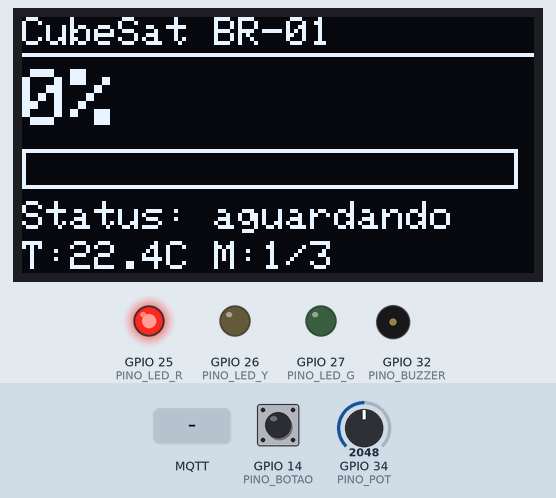
This sketch was run on a simulated ESP32. Parts: 128×64 one-colour display, output pins drawn as LEDs (lit = HIGH), buzzer (waves = sounding). The inputs (shaded band) are chosen by the test bench; at power-on: GPIO 14 (PINO_BOTAO) HIGH, GPIO 34 (PINO_POT) = 2048 (analog values on the 0–4095 scale). WiFi joins after 1.5 s; servers stay silent unless stated; random numbers use the default seed unless the sketch sets one; no MQTT or app messages arrive unless stated; what the sketch prints to the serial monitor is not drawn.

Above: at 4.3 s.
4.4 s: GPIO 14 (PINO_BOTAO) pulled LOW for 0.15 s
At 7.2 s:
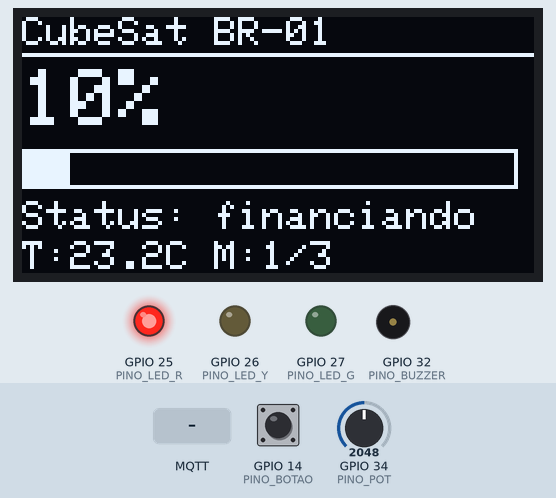
7.5 s: MQTT message "1" arrives on the second subscribed topic
At 8.9 s:
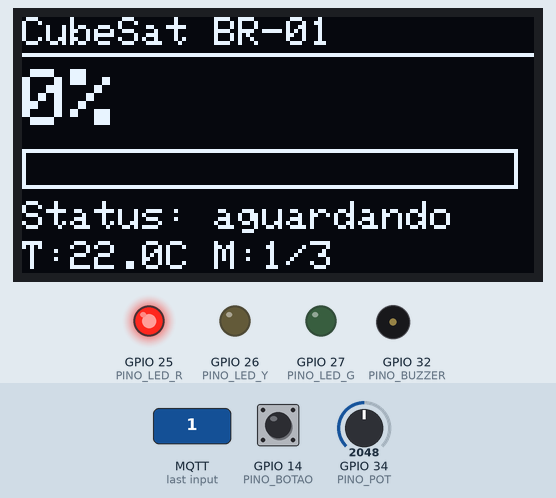
10.5 s: MQTT message "1" arrives on the first subscribed topic
At 10.69 s:
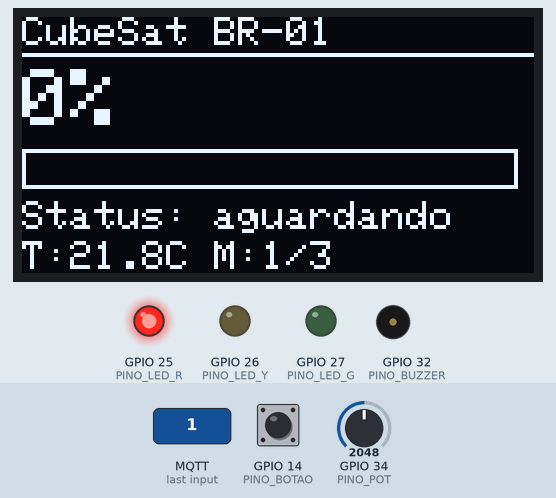
12.3 s: GPIO 14 (PINO_BOTAO) pulled LOW for 1 s
At 13.2 s:
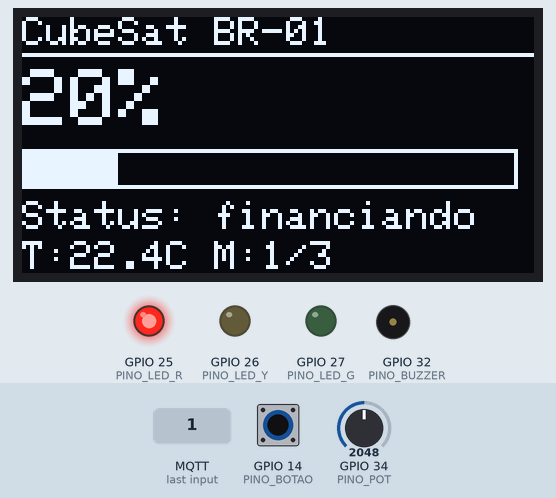
14.8 s: MQTT message "on" arrives on the second subscribed topic
At 16.8 s:
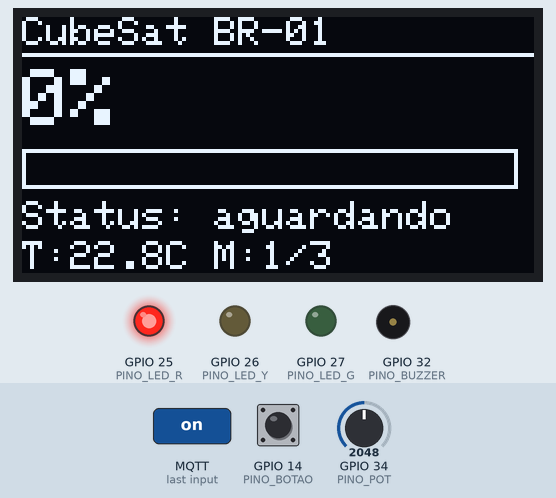
17.8 s: MQTT message "off" arrives on the second subscribed topic
At 21.75 s:
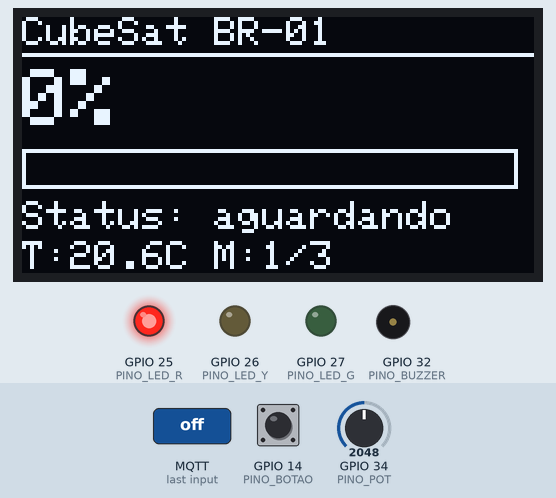
Timing chart, 0 to 21.8 s (numbered marks = the images above; inputs shaded):
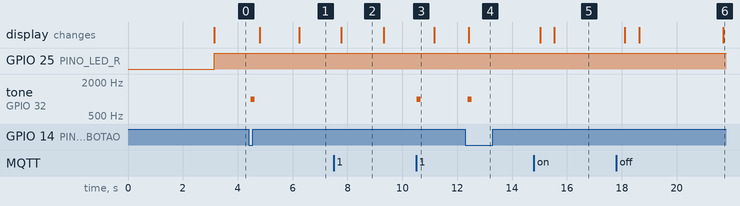

Measured:
- after the input at 4.4 s, tone on GPIO 32 (PINO_BUZZER): silent → 1000 Hz after 0.08 s, → silent 0.15 s later
- after the input at 10.5 s, tone on GPIO 32 (PINO_BUZZER): silent → 1000 Hz at once, → silent 0.15 s later
- after the input at 12.3 s, tone on GPIO 32 (PINO_BUZZER): silent → 1000 Hz after 0.08 s, → silent 0.15 s later
- what the display in image 2 shows lasts 1.5 s, from 7.8 s to 9.3 s

The sketch:

sketch.ino
```cpp
// ═══════════════════════════════════════════════════════════════
// StarForge — Painel CubeSat
// ESP32 — MQTT bidirecional + Múltiplas Missões + Ranking
// ═══════════════════════════════════════════════════════════════

#include <WiFi.h>
#include <WebServer.h>
#include <Wire.h>
#include <Adafruit_GFX.h>
#include <Adafruit_SSD1306.h>
#include <PubSubClient.h>
#include <ArduinoJson.h>

// ── Credenciais Wi-Fi ──────────────────────────────────────────
const char* WIFI_SSID = "Wokwi-GUEST";
const char* WIFI_PASS = "";

// ── MQTT ───────────────────────────────────────────────────────
const char* MQTT_BROKER    = "broker.emqx.io";
const int   MQTT_PORT      = 1883;
const char* MQTT_CLIENT_ID = "starforge-esp32-001";

// ── Tópicos publicados ─────────────────────────────────────────
const char* TOPIC_TELEMETRIA = "starforge/mission/telemetria";
const char* TOPIC_PROGRESS   = "starforge/mission/progress";
const char* TOPIC_STATUS     = "starforge/mission/status";
const char* TOPIC_RANKING    = "starforge/mission/ranking";
const char* TOPIC_UNLOCKED   = "starforge/mission/unlocked";
const char* TOPIC_LIST       = "starforge/mission/list";

// ── Tópicos assinados ──────────────────────────────────────────
const char* TOPIC_CMD_CONTRIBUTE = "starforge/cmd/contribute";
const char* TOPIC_CMD_RESET      = "starforge/cmd/reset";
const char* TOPIC_CMD_SELECT     = "starforge/cmd/select";

// ── Pinos ──────────────────────────────────────────────────────
const int PINO_POT    = 34;
const int PINO_BOTAO  = 14;
const int PINO_LED_R  = 25;
const int PINO_LED_Y  = 26;
const int PINO_LED_G  = 27;
const int PINO_BUZZER = 32;

// ── Display OLED ───────────────────────────────────────────────
#define OLED_LARGURA  128
#define OLED_ALTURA    64
#define OLED_RESET     -1
#define OLED_ENDERECO 0x3C
Adafruit_SSD1306 display(OLED_LARGURA, OLED_ALTURA, &Wire, OLED_RESET);

// ── Servidor HTTP ──────────────────────────────────────────────
WebServer server(80);

// ── MQTT client ────────────────────────────────────────────────
WiFiClient   wifiClient;
PubSubClient mqtt(wifiClient);

// ── Estados da missão ──────────────────────────────────────────
enum EstadoMissao { AGUARDANDO, FINANCIANDO, DESBLOQUEADA };

// ── Estrutura de missão ────────────────────────────────────────
struct Missao {
  const char* nome;
  const char* descricao;
  const char* prazo;
  int         progresso;
  bool        desbloqueada;
  EstadoMissao estado;
};

// ── 3 Missões ──────────────────────────────────────────────────
const int TOTAL_MISSOES = 3;
Missao missoes[TOTAL_MISSOES] = {
  { "CubeSat BR-01", "Monitoramento climatico",   "2025-06-30", 0, false, AGUARDANDO },
  { "CubeSat BR-02", "Imageamento orbital",       "2025-09-30", 0, false, AGUARDANDO },
  { "CubeSat BR-03", "Comunicacao de emergencia", "2025-12-31", 0, false, AGUARDANDO }
};

int missaoAtual = 0;

// ── Ranking ────────────────────────────────────────────────────
const int MAX_RANKING = 5;
struct Contribuidor { char nome[32]; int valor; };
Contribuidor ranking[MAX_RANKING];
int totalContribuicoes = 0;

// ── Variáveis globais ──────────────────────────────────────────
float tempSatelite = 22.0;

// ── Debounce ───────────────────────────────────────────────────
bool          ultimoEstadoBotao = HIGH;
bool          estadoBotao       = HIGH;
unsigned long ultimoDebounce    = 0;
const unsigned long DEBOUNCE_MS = 50;

// ── Timers ─────────────────────────────────────────────────────
unsigned long ultimaTemp  = 0;
unsigned long ultimoOLED  = 0;
unsigned long ultimoBlink = 0;
bool          estadoBlink = false;

// ── Flag de comando recebido via MQTT ──────────────────────────
bool comandoPendente     = false;
char comandoTipo[64]     = "";
char comandoPayload[256] = "";

// ── Protótipos ─────────────────────────────────────────────────
void publicarTudo();
void publicarStatusMQTT();
void publicarProgressoMQTT();
void publicarTelemetriaMQTT();
void publicarRankingMQTT();
void publicarMissoesMQTT();
void publicarDesbloqueadaMQTT();
void beepConfirmacao();
void melodiaCelebracao();
void avancarMissao();
void conectarMQTT();

// ──────────────────────────────────────────────────────────────
// Utilitários
// ──────────────────────────────────────────────────────────────
String nomeEstado() {
  switch (missoes[missaoAtual].estado) {
    case AGUARDANDO:   return "aguardando";
    case FINANCIANDO:  return "financiando";
    case DESBLOQUEADA: return "em orbita";
    default:           return "desconhecido";
  }
}

void resetarRanking() {
  for (int i = 0; i < MAX_RANKING; i++) {
    ranking[i].nome[0] = '\0';
    ranking[i].valor   = 0;
  }
  totalContribuicoes = 0;
}

void adicionarRanking(const char* nome, int valor) {
  for (int i = 0; i < MAX_RANKING; i++) {
    if (strlen(ranking[i].nome) > 0 && strcmp(ranking[i].nome, nome) == 0) {
      ranking[i].valor += valor;
      for (int j = i; j > 0 && ranking[j].valor > ranking[j-1].valor; j--) {
        Contribuidor tmp = ranking[j];
        ranking[j]       = ranking[j-1];
        ranking[j-1]     = tmp;
      }
      totalContribuicoes++;
      return;
    }
  }
  int posicao = -1;
  for (int i = 0; i < MAX_RANKING; i++) {
    if (strlen(ranking[i].nome) == 0 || valor > ranking[i].valor) {
      posicao = i;
      break;
    }
  }
  if (posicao == -1) { totalContribuicoes++; return; }
  for (int i = MAX_RANKING - 1; i > posicao; i--) ranking[i] = ranking[i-1];
  strncpy(ranking[posicao].nome, nome, 31);
  ranking[posicao].nome[31] = '\0';
  ranking[posicao].valor    = valor;
  totalContribuicoes++;
}

// ──────────────────────────────────────────────────────────────
// Hardware
// ──────────────────────────────────────────────────────────────
void beepConfirmacao() {
  tone(PINO_BUZZER, 1000, 150);
}

void melodiaCelebracao() {
  int notas[]    = {523, 659, 784, 1047, 784, 1047};
  int duracoes[] = {150, 150, 150, 300,  150, 400};
  for (int i = 0; i < 6; i++) {
    tone(PINO_BUZZER, notas[i], duracoes[i]);
    delay(duracoes[i] + 30);
  }
  noTone(PINO_BUZZER);
}

void simularTemperatura() {
  float variacao = (random(-10, 11)) / 10.0;
  tempSatelite += variacao;
  if (tempSatelite < -20.0) tempSatelite = -20.0;
  if (tempSatelite > 60.0)  tempSatelite = 60.0;
}

int lerPotenciometro() {
  int leitura = analogRead(PINO_POT);
  return map(leitura, 0, 4095, 1, 20);
}

bool botaoPressionado() {
  bool leitura = digitalRead(PINO_BOTAO);
  if (leitura != ultimoEstadoBotao) ultimoDebounce = millis();
  ultimoEstadoBotao = leitura;
  if ((millis() - ultimoDebounce) > DEBOUNCE_MS) {
    if (leitura != estadoBotao) {
      estadoBotao = leitura;
      if (estadoBotao == LOW) return true;
    }
  }
  return false;
}

void atualizarLEDs() {
  digitalWrite(PINO_LED_R, LOW);
  digitalWrite(PINO_LED_Y, LOW);
  digitalWrite(PINO_LED_G, LOW);
  if (missoes[missaoAtual].estado == DESBLOQUEADA) {
    if (millis() - ultimoBlink > 400) {
      ultimoBlink = millis();
      estadoBlink = !estadoBlink;
    }
    digitalWrite(PINO_LED_G, estadoBlink ? HIGH : LOW);
  } else if (missoes[missaoAtual].progresso >= 50) {
    digitalWrite(PINO_LED_Y, HIGH);
  } else {
    digitalWrite(PINO_LED_R, HIGH);
  }
}

void atualizarOLED() {
  Missao& m = missoes[missaoAtual];
  display.clearDisplay();
  display.setTextSize(1);
  display.setTextColor(SSD1306_WHITE);
  display.setCursor(0, 0);
  display.println(m.nome);
  display.drawLine(0, 9, 127, 9, SSD1306_WHITE);
  display.setTextSize(2);
  display.setCursor(0, 13);
  display.print(m.progresso);
  display.println("%");
  int larguraBarra = map(m.progresso, 0, 100, 0, 124);
  display.drawRect(0, 33, 124, 10, SSD1306_WHITE);
  display.fillRect(0, 33, larguraBarra, 10, SSD1306_WHITE);
  display.setTextSize(1);
  display.setCursor(0, 46);
  display.print("Status: ");
  display.println(nomeEstado());
  display.setCursor(0, 56);
  display.print("T:");
  display.print(tempSatelite, 1);
  display.print("C M:");
  display.print(missaoAtual + 1);
  display.print("/");
  display.print(TOTAL_MISSOES);
  display.display();
}

// ──────────────────────────────────────────────────────────────
// Publicações MQTT
// ──────────────────────────────────────────────────────────────
void publicarProgressoMQTT() {
  if (!mqtt.connected()) return;
  char payload[8];
  itoa(missoes[missaoAtual].progresso, payload, 10);
  mqtt.publish(TOPIC_PROGRESS, payload, true);
}

void publicarStatusMQTT() {
  if (!mqtt.connected()) return;
  mqtt.publish(TOPIC_STATUS, nomeEstado().c_str(), true);
}

void publicarTelemetriaMQTT() {
  if (!mqtt.connected()) return;
  StaticJsonDocument<256> doc;
  doc["missao"]        = missoes[missaoAtual].nome;
  doc["missao_idx"]    = missaoAtual;
  doc["progresso"]     = missoes[missaoAtual].progresso;
  doc["status"]        = nomeEstado();
  doc["temperatura"]   = serialized(String(tempSatelite, 1));
  doc["meta_atingida"] = missoes[missaoAtual].desbloqueada;
  doc["ip"]            = WiFi.localIP().toString();
  char payload[256];
  serializeJson(doc, payload);
  mqtt.publish(TOPIC_TELEMETRIA, payload, true);
}

void publicarRankingMQTT() {
  if (!mqtt.connected()) return;
  StaticJsonDocument<512> doc;
  doc["missao"] = missoes[missaoAtual].nome;
  doc["total"]  = totalContribuicoes;
  JsonArray lista = doc.createNestedArray("ranking");
  for (int i = 0; i < MAX_RANKING; i++) {
    if (strlen(ranking[i].nome) > 0) {
      JsonObject item = lista.createNestedObject();
      item["pos"]   = i + 1;
      item["nome"]  = ranking[i].nome;
      item["valor"] = ranking[i].valor;
    }
  }
  char payload[512];
  serializeJson(doc, payload);
  mqtt.publish(TOPIC_RANKING, payload, true);
}

void publicarDesbloqueadaMQTT() {
  if (!mqtt.connected()) return;
  StaticJsonDocument<128> doc;
  doc["missao"] = missoes[missaoAtual].nome;
  doc["status"] = "desbloqueada";
  char payload[128];
  serializeJson(doc, payload);
  mqtt.publish(TOPIC_UNLOCKED, payload, true);
}

void publicarMissoesMQTT() {
  if (!mqtt.connected()) return;
  StaticJsonDocument<512> doc;
  JsonArray lista = doc.createNestedArray("missoes");
  for (int i = 0; i < TOTAL_MISSOES; i++) {
    JsonObject obj = lista.createNestedObject();
    obj["idx"]          = i;
    obj["nome"]         = missoes[i].nome;
    obj["progresso"]    = missoes[i].progresso;
    obj["desbloqueada"] = missoes[i].desbloqueada;
    obj["ativa"]        = (i == missaoAtual);
  }
  char payload[512];
  serializeJson(doc, payload);
  mqtt.publish(TOPIC_LIST, payload, true);
}

void publicarTudo() {
  publicarStatusMQTT();
  publicarProgressoMQTT();
  publicarTelemetriaMQTT();
  publicarRankingMQTT();
  publicarMissoesMQTT();
}

// ──────────────────────────────────────────────────────────────
// Lógica de missão
// ──────────────────────────────────────────────────────────────
void atualizarEstado() {
  Missao& m = missoes[missaoAtual];
  EstadoMissao novoEstado;
  if (m.progresso <= 0)       novoEstado = AGUARDANDO;
  else if (m.progresso < 100) novoEstado = FINANCIANDO;
  else {
    novoEstado     = DESBLOQUEADA;
    m.progresso    = 100;
    m.desbloqueada = true;
  }
  if (novoEstado != m.estado) {
    m.estado = novoEstado;
    Serial.println(">> Estado: " + nomeEstado());
  }
}

void avancarMissao() {
  for (int i = 0; i < TOTAL_MISSOES; i++) {
    int proximo = (missaoAtual + 1 + i) % TOTAL_MISSOES;
    if (!missoes[proximo].desbloqueada) {
      missaoAtual  = proximo;
      tempSatelite = 22.0;
      resetarRanking();
      Serial.println(">> Avancando para: " + String(missoes[missaoAtual].nome));
      return;
    }
  }
  Serial.println(">> Todas as missoes desbloqueadas!");
}

void processarContribuicao(const char* nome, int valor) {
  Missao& m = missoes[missaoAtual];
  if (m.desbloqueada) return;
  if (valor > 20) valor = 20;
  if (valor < 1)  valor = 1;
  m.progresso += valor;
  if (m.progresso > 100) m.progresso = 100;
  adicionarRanking(nome, valor);
  atualizarEstado();
  publicarTudo();
  Serial.println(">> Contribuicao: " + String(nome) + " +" + String(valor) + "% | Total: " + String(m.progresso) + "%");
  if (m.desbloqueada) {
    publicarDesbloqueadaMQTT();
    melodiaCelebracao();
    delay(500);
    avancarMissao();
    publicarTudo();
  } else {
    beepConfirmacao();
  }
}

void processarReset() {
  for (int i = 0; i < TOTAL_MISSOES; i++) {
    missoes[i].progresso    = 0;
    missoes[i].desbloqueada = false;
    missoes[i].estado       = AGUARDANDO;
  }
  missaoAtual  = 0;
  tempSatelite = 22.0;
  resetarRanking();
  publicarTudo();
  Serial.println(">> Reset geral efetuado.");
}

void processarSelect(int idx) {
  if (idx < 0 || idx >= TOTAL_MISSOES) return;
  missaoAtual  = idx;
  tempSatelite = 22.0;
  resetarRanking();
  publicarTudo();
  Serial.println(">> Missao selecionada: " + String(missoes[missaoAtual].nome));
}

// ──────────────────────────────────────────────────────────────
// MQTT callback
// ──────────────────────────────────────────────────────────────
void mqttCallback(char* topic, byte* payload, unsigned int length) {
  char buffer[256];
  unsigned int len = length < 255 ? length : 255;
  memcpy(buffer, payload, len);
  buffer[len] = '\0';
  Serial.println("[MQTT CMD] " + String(topic) + " -> " + String(buffer));
  strncpy(comandoTipo,    topic,  63);
  strncpy(comandoPayload, buffer, 255);
  comandoTipo[63]     = '\0';
  comandoPayload[255] = '\0';
  comandoPendente = true;
}

// ──────────────────────────────────────────────────────────────
// MQTT conecta
// ──────────────────────────────────────────────────────────────
void conectarMQTT() {
  while (!mqtt.connected()) {
    Serial.print("Conectando ao MQTT... ");
    if (mqtt.connect(MQTT_CLIENT_ID)) {
      Serial.println("OK");
      mqtt.subscribe(TOPIC_CMD_CONTRIBUTE);
      mqtt.subscribe(TOPIC_CMD_RESET);
      mqtt.subscribe(TOPIC_CMD_SELECT);
      Serial.println("Assinando topicos de comando...");
      publicarTudo();
    } else {
      Serial.print("falhou rc=");
      Serial.println(mqtt.state());
      delay(2000);
    }
  }
}

// ──────────────────────────────────────────────────────────────
// Handlers HTTP
// ──────────────────────────────────────────────────────────────
void handleStatus() {
  StaticJsonDocument<256> doc;
  doc["missao"]        = missoes[missaoAtual].nome;
  doc["missao_idx"]    = missaoAtual;
  doc["progresso"]     = missoes[missaoAtual].progresso;
  doc["status"]        = nomeEstado();
  doc["temperatura"]   = serialized(String(tempSatelite, 1));
  doc["meta_atingida"] = missoes[missaoAtual].desbloqueada;
  doc["ip"]            = WiFi.localIP().toString();
  String json;
  serializeJson(doc, json);
  server.sendHeader("Access-Control-Allow-Origin", "*");
  server.sendHeader("Access-Control-Allow-Methods", "GET, POST, OPTIONS");
  server.sendHeader("Access-Control-Allow-Headers", "Content-Type");
  server.send(200, "application/json", json);
}

void handleOptions() {
  server.sendHeader("Access-Control-Allow-Origin", "*");
  server.sendHeader("Access-Control-Allow-Methods", "GET, POST, OPTIONS");
  server.sendHeader("Access-Control-Allow-Headers", "Content-Type");
  server.send(204);
}

void handleNotFound() {
  if (server.method() == HTTP_OPTIONS) { handleOptions(); return; }
  server.send(404, "text/plain", "Rota nao encontrada");
}

// ──────────────────────────────────────────────────────────────
// SETUP
// ──────────────────────────────────────────────────────────────
void setup() {
  Serial.begin(115200);
  randomSeed(analogRead(0));

  pinMode(PINO_BOTAO,  INPUT_PULLUP);
  pinMode(PINO_LED_R,  OUTPUT);
  pinMode(PINO_LED_Y,  OUTPUT);
  pinMode(PINO_LED_G,  OUTPUT);
  pinMode(PINO_BUZZER, OUTPUT);
  analogReadResolution(12);

  resetarRanking();

  if (!display.begin(SSD1306_SWITCHCAPVCC, OLED_ENDERECO)) {
    Serial.println("OLED nao encontrado");
  } else {
    display.clearDisplay();
    display.setTextColor(SSD1306_WHITE);
    display.setTextSize(2);
    display.setCursor(10, 10);
    display.println("StarForge");
    display.setTextSize(1);
    display.setCursor(15, 35);
    display.println("CubeSat Mission");
    display.setCursor(20, 50);
    display.println("Iniciando...");
    display.display();
    delay(1500);
  }

  Serial.println("Conectando ao Wi-Fi...");
  WiFi.mode(WIFI_STA);
  WiFi.begin(WIFI_SSID, WIFI_PASS);
  int tentativas = 0;
  while (WiFi.status() != WL_CONNECTED && tentativas < 40) {
    delay(500);
    Serial.print(".");
    tentativas++;
  }
  if (WiFi.status() != WL_CONNECTED) {
    Serial.println("\nFalha no Wi-Fi! Reiniciando...");
    ESP.restart();
  }
  Serial.println("\nWi-Fi conectado! IP: " + WiFi.localIP().toString());

  mqtt.setServer(MQTT_BROKER, MQTT_PORT);
  mqtt.setCallback(mqttCallback);
  mqtt.setBufferSize(512);
  conectarMQTT();

  server.on("/status",  HTTP_GET,     handleStatus);
  server.on("/status",  HTTP_OPTIONS, handleOptions);
  server.onNotFound(handleNotFound);
  server.begin();

  Serial.println("Servidor HTTP iniciado na porta 80");
  Serial.println("Missao ativa: " + String(missoes[missaoAtual].nome));
}

// ──────────────────────────────────────────────────────────────
// LOOP
// ──────────────────────────────────────────────────────────────
void loop() {
  server.handleClient();

  if (!mqtt.connected()) conectarMQTT();
  mqtt.loop();

  if (comandoPendente) {
    comandoPendente = false;
    if (strcmp(comandoTipo, TOPIC_CMD_CONTRIBUTE) == 0) {
      StaticJsonDocument<128> doc;
      if (!deserializeJson(doc, comandoPayload)) {
        const char* nome = doc["nome"] | "Anonimo";
        int valor        = doc["valor"] | 10;
        processarContribuicao(nome, valor);
      }
    } else if (strcmp(comandoTipo, TOPIC_CMD_RESET) == 0) {
      processarReset();
    } else if (strcmp(comandoTipo, TOPIC_CMD_SELECT) == 0) {
      StaticJsonDocument<64> doc;
      if (!deserializeJson(doc, comandoPayload)) {
        int idx = doc["idx"] | 0;
        processarSelect(idx);
      }
    }
  }

  if (botaoPressionado()) {
    int contribuicao = lerPotenciometro();
    processarContribuicao("Painel Fisico", contribuicao);
  }

  if (millis() - ultimaTemp > 3000) {
    ultimaTemp = millis();
    simularTemperatura();
    publicarTelemetriaMQTT();
    publicarMissoesMQTT();
  }

  if (millis() - ultimoOLED > 500) {
    ultimoOLED = millis();
    atualizarOLED();
  }

  atualizarLEDs();
  delay(20);
}
```
